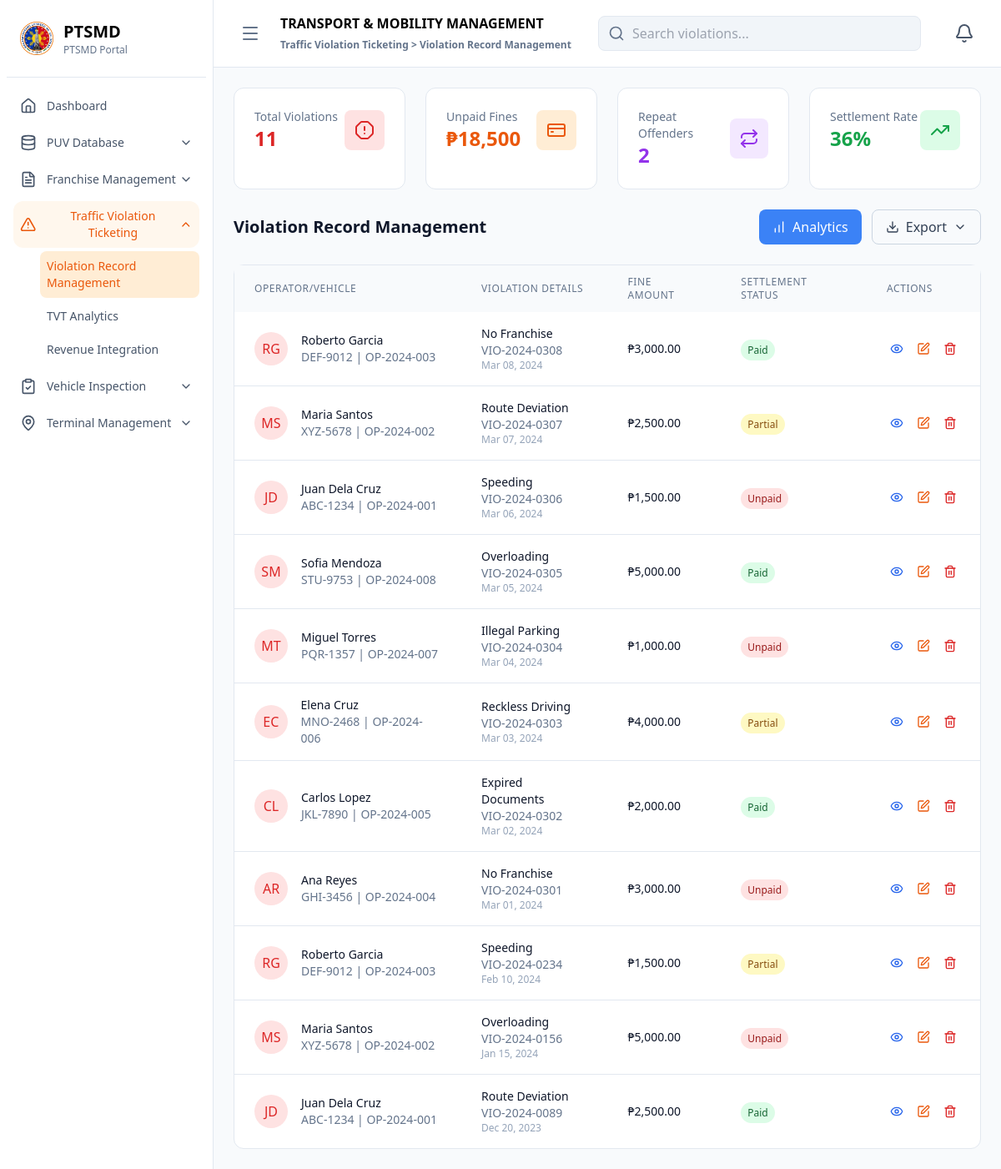
The page /ptsmd/traffic_violation_ticketing/violation_record_management/index.php on the database its author committed.
### tables this page shows
CREATE TABLE violation_history (
    violation_id VARCHAR(20) PRIMARY KEY,
    operator_id VARCHAR(20) NOT NULL,
    vehicle_id VARCHAR(20) NOT NULL,
    violation_type VARCHAR(100) NOT NULL,
    violation_date DATE NOT NULL,
    fine_amount DECIMAL(10,2) NOT NULL,
    settlement_status ENUM('paid', 'unpaid', 'partial') DEFAULT 'unpaid',
    settlement_date DATE NULL,
    location VARCHAR(200),
    ticket_number VARCHAR(50),
    created_at TIMESTAMP DEFAULT CURRENT_TIMESTAMP,
    FOREIGN KEY (operator_id) REFERENCES operators(operator_id) ON DELETE CASCADE,
    FOREIGN KEY (vehicle_id) REFERENCES vehicles(vehicle_id) ON DELETE CASCADE
);

CREATE TABLE operators (
    operator_id VARCHAR(20) PRIMARY KEY,
    first_name VARCHAR(100) NOT NULL,
    last_name VARCHAR(100) NOT NULL,
    middle_name VARCHAR(100),
    address TEXT NOT NULL,
    contact_number VARCHAR(15) NOT NULL,
    email VARCHAR(100),
    license_number VARCHAR(50) NOT NULL UNIQUE,
    license_expiry DATE NOT NULL,
    date_registered TIMESTAMP DEFAULT CURRENT_TIMESTAMP,
    status ENUM('active', 'inactive', 'suspended') DEFAULT 'active'
);

CREATE TABLE vehicles (
    vehicle_id VARCHAR(20) PRIMARY KEY,
    operator_id VARCHAR(20) NOT NULL,
    plate_number VARCHAR(15) NOT NULL UNIQUE,
    vehicle_type ENUM('jeepney', 'bus', 'tricycle', 'taxi', 'van') NOT NULL,
    make VARCHAR(50) NOT NULL,
    model VARCHAR(50) NOT NULL,
    year_manufactured YEAR NOT NULL,
    engine_number VARCHAR(50) NOT NULL,
    chassis_number VARCHAR(50) NOT NULL,
    seating_capacity INT NOT NULL,
    date_registered TIMESTAMP DEFAULT CURRENT_TIMESTAMP,
    status ENUM('active', 'inactive', 'for_inspection', 'suspended') DEFAULT 'active',
    FOREIGN KEY (operator_id) REFERENCES operators(operator_id) ON DELETE CASCADE
);

### ptsmd/traffic_violation_ticketing/violation_record_management/index.php (the view, shortened to what the rows shown need)
<?php
require_once $_SERVER['DOCUMENT_ROOT'] . '/transport_and_mobility_management_system/config/database.php';
$database = new Database();
$conn = $database->getConnection();
$violations = getViolationRecords($conn);
?>
<!DOCTYPE html>
<html lang="en">
<head>
    <script src="https://cdn.tailwindcss.com"></script>
    <link href="https://cdnjs.cloudflare.com/ajax/libs/lucide/0.263.1/lucide.min.css" rel="stylesheet">
</head>
<body class="bg-slate-50 dark:bg-slate-900">
    <div class="flex h-screen">
        <div id="sidebar" class="w-64 bg-white border-r border-slate-200 dark:bg-slate-900 dark:border-slate-700 transform transition-transform duration-300 ease-in-out translate-x-0">
            <div class="p-6">
                <div class="flex items-center space-x-3">
                    <div>
                        <h1 class="text-xl font-bold dark:text-white">PTSMD</h1>
                    </div>
                </div>
            </div>
        </div>
        <div class="flex-1 flex flex-col transition-all duration-300 ease-in-out">
            <div class="bg-white border-b border-slate-200 px-6 py-4 dark:bg-slate-800 dark:border-slate-700">
                <div class="flex items-center justify-between">
                    <div class="flex items-center space-x-4">
                        <div>
                            <h1 class="text-md font-bold dark:text-white">TRANSPORT & MOBILITY MANAGEMENT</h1>
                        </div>
                    </div>
                </div>
            </div>
            <div class="flex-1 p-6 overflow-auto">
                <div class="flex justify-between items-center mb-6">
                    <h2 class="text-xl font-bold text-slate-900 dark:text-white">Violation Record Management</h2>
                </div>
                <div class="bg-white rounded-xl border border-slate-200 dark:bg-slate-800 dark:border-slate-700">
                    <div class="overflow-x-auto">
                        <table class="w-full" id="violationTable">
                            <thead class="bg-slate-50 dark:bg-slate-700">
                                <tr>
                                    <th class="px-6 py-3 text-left text-xs font-medium text-slate-500 uppercase tracking-wider">Operator/Vehicle</th>
                                    <th class="px-6 py-3 text-left text-xs font-medium text-slate-500 uppercase tracking-wider">Violation Details</th>
                                    <th class="px-6 py-3 text-left text-xs font-medium text-slate-500 uppercase tracking-wider">Fine Amount</th>
                                    <th class="px-6 py-3 text-left text-xs font-medium text-slate-500 uppercase tracking-wider">Settlement Status</th>
                                    <th class="px-6 py-3 text-left text-xs font-medium text-slate-500 uppercase tracking-wider">Actions</th>
                                </tr>
                            </thead>
                            <tbody class="divide-y divide-slate-200 dark:divide-slate-600">
                                <?php foreach ($violations as $violation): ?>
                                <tr class="hover:bg-slate-50 dark:hover:bg-slate-700">
                                    <td class="px-6 py-4">
                                        <div class="flex items-center">
                                            <div class="w-10 h-10 bg-red-100 rounded-full flex items-center justify-center">
                                                <span class="text-red-600 font-medium"><?php echo strtoupper(substr($violation['first_name'], 0, 1) . substr($violation['last_name'], 0, 1)); ?></span>
                                            </div>
                                            <div class="ml-4">
                                                <div class="text-sm font-medium text-slate-900 dark:text-white"><?php echo $violation['first_name'] . ' ' . $violation['last_name']; ?></div>
                                                <div class="text-sm text-slate-500"><?php echo $violation['plate_number'] . ' | ' . $violation['operator_id']; ?></div>
                                            </div>
                                        </div>
                                    </td>
                                    <td class="px-6 py-4">
                                        <div class="text-sm text-slate-900 dark:text-white"><?php echo $violation['violation_type']; ?></div>
                                        <div class="text-sm text-slate-500"><?php echo $violation['violation_id']; ?></div>
                                        <div class="text-xs text-slate-400"><?php echo date('M d, Y', strtotime($violation['violation_date'])); ?></div>
                                    </td>
                                    <td class="px-6 py-4">
                                        <div class="text-sm font-medium text-slate-900 dark:text-white">₱<?php echo number_format($violation['fine_amount'], 2); ?></div>
                                    </td>
                                    <td class="px-6 py-4">
                                        <?php
                                        $statusClass = $violation['settlement_status'] == 'paid' ? 'bg-green-100 text-green-800' :
                                                      ($violation['settlement_status'] == 'partial' ? 'bg-yellow-100 text-yellow-800' : 'bg-red-100 text-red-800');
                                        ?>
                                        <span class="px-2 py-1 text-xs font-medium <?php echo $statusClass; ?> rounded-full"><?php echo ucfirst($violation['settlement_status']); ?></span>
                                    </td>
                                    <td class="px-6 py-4">
                                        <div class="flex space-x-2">
                                            <button onclick="openViewModal('<?php echo $violation['violation_id']; ?>')" class="p-1 text-blue-600 hover:bg-blue-100 rounded" title="View Details">
                                                <i data-lucide="eye" class="w-4 h-4"></i>
                                            </button>
                                            <button onclick="openEditModal('<?php echo $violation['violation_id']; ?>')" class="p-1 text-orange-600 hover:bg-orange-100 rounded" title="Edit">
                                                <i data-lucide="edit" class="w-4 h-4"></i>
                                            </button>
                                            <button onclick="deleteViolation('<?php echo $violation['violation_id']; ?>')" class="p-1 text-red-600 hover:bg-red-100 rounded" title="Delete">
                                                <i data-lucide="trash-2" class="w-4 h-4"></i>
                                            </button>
                                        </div>
                                    </td>
                                </tr>
                                <?php endforeach; ?>
                            </tbody>
                        </table>
                    </div>
                </div>
            </div>
        </div>
    </div>
</body>
</html>

### rows shown on the page
violation_history: operator.last_name "RG", operator.first_name "Roberto", operator.last_name "Garcia", vehicle.plate_number "DEF-9012", operator "OP-2024-003", violation_type "No Franchise", violation_id "VIO-2024-0308", violation_date "Mar 08, 2024", fine_amount "3,000.00", settlement_status "Paid"
violation_history: operator.last_name "MS", operator.first_name "Maria", operator.last_name "Santos", vehicle.plate_number "XYZ-5678", operator "OP-2024-002", violation_type "Route Deviation", violation_id "VIO-2024-0307", violation_date "Mar 07, 2024", fine_amount "2,500.00", settlement_status "Partial"
violation_history: operator.last_name "JD", operator.first_name "Juan", operator.last_name "Dela Cruz", vehicle.plate_number "ABC-1234", operator "OP-2024-001", violation_type "Speeding", violation_id "VIO-2024-0306", violation_date "Mar 06, 2024", fine_amount "1,500.00", settlement_status "Unpaid"
violation_history: operator.last_name "SM", operator.first_name "Sofia", operator.last_name "Mendoza", vehicle.plate_number "STU-9753", operator "OP-2024-008", violation_type "Overloading", violation_id "VIO-2024-0305", violation_date "Mar 05, 2024", fine_amount "5,000.00", settlement_status "Paid"
violation_history: operator.last_name "MT", operator.first_name "Miguel", operator.last_name "Torres", vehicle.plate_number "PQR-1357", operator "OP-2024-007", violation_type "Illegal Parking", violation_id "VIO-2024-0304", violation_date "Mar 04, 2024", fine_amount "1,000.00", settlement_status "Unpaid"
violation_history: operator.last_name "EC", operator.first_name "Elena", operator.last_name "Cruz", vehicle.plate_number "MNO-2468", operator "OP-2024-006", violation_type "Reckless Driving", violation_id "VIO-2024-0303", violation_date "Mar 03, 2024", fine_amount "4,000.00", settlement_status "Partial"
violation_history: operator.last_name "CL", operator.first_name "Carlos", operator.last_name "Lopez", vehicle.plate_number "JKL-7890", operator "OP-2024-005", violation_type "Expired Documents", violation_id "VIO-2024-0302", violation_date "Mar 02, 2024", fine_amount "2,000.00", settlement_status "Paid"
violation_history: operator.last_name "AR", operator.first_name "Ana", operator.last_name "Reyes", vehicle.plate_number "GHI-3456", operator "OP-2024-004", violation_type "No Franchise", violation_id "VIO-2024-0301", violation_date "Mar 01, 2024", fine_amount "3,000.00", settlement_status "Unpaid"
violation_history: operator.last_name "RG", operator.first_name "Roberto", operator.last_name "Garcia", vehicle.plate_number "DEF-9012", operator "OP-2024-003", violation_type "Speeding", violation_id "VIO-2024-0234", violation_date "Feb 10, 2024", fine_amount "1,500.00", settlement_status "Partial"
violation_history: operator.last_name "MS", operator.first_name "Maria", operator.last_name "Santos", vehicle.plate_number "XYZ-5678", operator "OP-2024-002", violation_type "Overloading", violation_id "VIO-2024-0156", violation_date "Jan 15, 2024", fine_amount "5,000.00", settlement_status "Unpaid"
violation_history: operator.last_name "JD", operator.first_name "Juan", operator.last_name "Dela Cruz", vehicle.plate_number "ABC-1234", operator "OP-2024-001", violation_type "Route Deviation", violation_id "VIO-2024-0089", violation_date "Dec 20, 2023", fine_amount "2,500.00", settlement_status "Paid"

### other values the page prints
$stats['total_violations'] "11"
$stats['unpaid_fines'] "18,500"
$stats['repeat_offenders'] "2"
$stats['settlement_rate'] "36"
